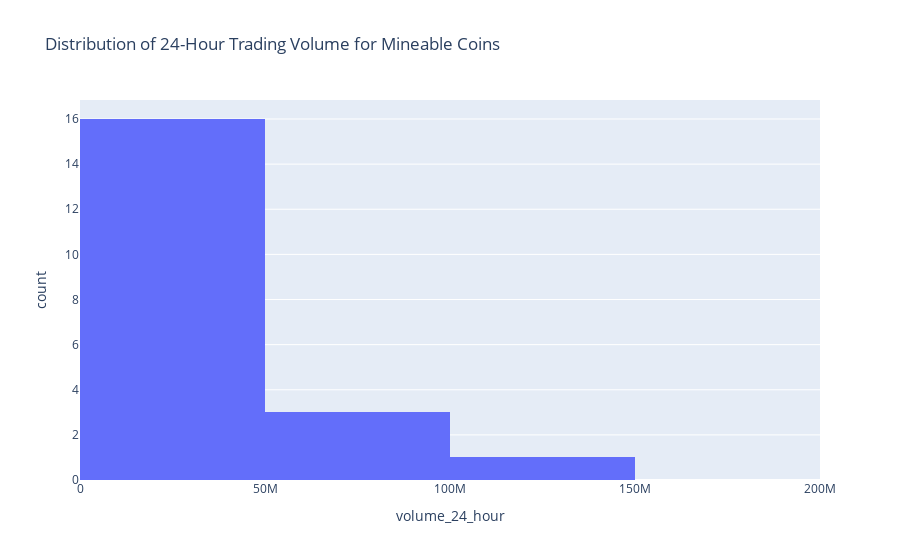

The cell this chart's notebook holds for it:
### Code cell
# Filter the dataset to include only mineable coins in coins dataset
mineable_coins_data = coins[coins['id'].isin(mineable_coin_ids)]

fig = px.histogram(
    mineable_coins_data,
    x='volume_24_hour',
    nbins=600,
    title='Distribution of 24-Hour Trading Volume for Mineable Coins',
)

fig.update_layout(xaxis_range=[0, 200000000])

fig.show()

### Figure 1 — Plotly figure (JSON) as saved in the notebook; plotly's stock layout.template omitted (floating-point values rounded to 4 significant figures)
{"data": [{"alignmentgroup": "True", "bingroup": "x", "hovertemplate": "volume_24_hour=%{x}<br>count=%{y}<extra></extra>", "legendgroup": "", "marker": {"color": "#636efa", "pattern": {"shape": ""}}, "name": "", "nbinsx": 600, "offsetgroup": "", "orientation": "v", "showlegend": false, "type": "histogram", "x": [12410000000.0, 203000000.0, 268500000.0, 139900000.0, 62510000.0, 75530000.0, 96590000.0, 13460000.0, 16940000.0, 43280000.0, 21750000.0, 42380000.0, 9289000.0, 1848000.0, 1816000.0, 3536000.0, 4641000.0, 3912000.0, 12040000.0, 1196000.0, 2133000.0, 12540000.0, 4518000.0], "xaxis": "x", "yaxis": "y"}], "layout": {"barmode": "relative", "legend": {"tracegroupgap": 0}, "title": {"text": "Distribution of 24-Hour Trading Volume for Mineable Coins"}, "xaxis": {"anchor": "y", "domain": [0, 1], "range": [0, 200000000], "title": {"text": "volume_24_hour"}}, "yaxis": {"anchor": "x", "domain": [0, 1], "title": {"text": "count"}}}}
